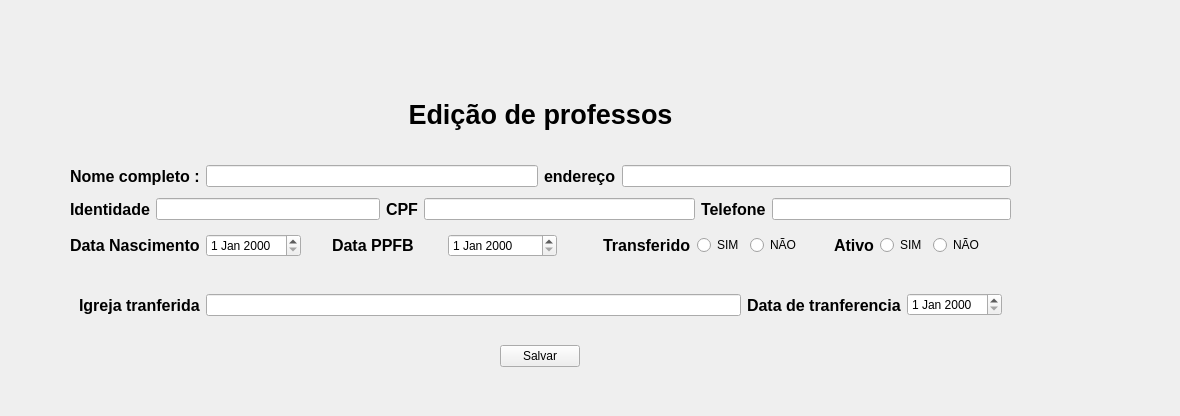
<?xml version="1.0" encoding="UTF-8"?>
<ui version="4.0">
 <class>Widget</class>
 <widget class="QWidget" name="Widget">
  <property name="geometry">
   <rect>
    <x>0</x>
    <y>0</y>
    <width>1180</width>
    <height>416</height>
   </rect>
  </property>
  <property name="windowTitle">
   <string>Widget</string>
  </property>
  <widget class="QWidget" name="layoutWidget">
   <property name="geometry">
    <rect>
     <x>70</x>
     <y>80</y>
     <width>941</width>
     <height>297</height>
    </rect>
   </property>
   <layout class="QVBoxLayout" name="layout_principal">
    <item>
     <widget class="QLabel" name="label">
      <property name="font">
       <font>
        <pointsize>20</pointsize>
        <bold>true</bold>
       </font>
      </property>
      <property name="text">
       <string>Edição de professos</string>
      </property>
      <property name="alignment">
       <set>Qt::AlignmentFlag::AlignCenter</set>
      </property>
     </widget>
    </item>
    <item>
     <spacer name="verticalSpacer_5">
      <property name="orientation">
       <enum>Qt::Orientation::Vertical</enum>
      </property>
      <property name="sizeType">
       <enum>QSizePolicy::Policy::Fixed</enum>
      </property>
      <property name="sizeHint" stdset="0">
       <size>
        <width>20</width>
        <height>10</height>
       </size>
      </property>
     </spacer>
    </item>
    <item>
     <layout class="QVBoxLayout" name="layout_cadastro_principal">
      <item>
       <layout class="QHBoxLayout" name="layout_1">
        <item>
         <layout class="QHBoxLayout" name="layout_nome">
          <item>
           <widget class="QLabel" name="titulo_nome">
            <property name="font">
             <font>
              <pointsize>12</pointsize>
              <bold>true</bold>
             </font>
            </property>
            <property name="text">
             <string>Nome completo :</string>
            </property>
           </widget>
          </item>
          <item>
           <widget class="QLineEdit" name="nome_entrada"/>
          </item>
         </layout>
        </item>
        <item>
         <layout class="QHBoxLayout" name="layout_endereco">
          <item>
           <widget class="QLabel" name="endereo_nome">
            <property name="font">
             <font>
              <pointsize>12</pointsize>
              <bold>true</bold>
             </font>
            </property>
            <property name="text">
             <string>endereço</string>
            </property>
           </widget>
          </item>
          <item>
           <widget class="QLineEdit" name="entrada_endereco"/>
          </item>
         </layout>
        </item>
       </layout>
      </item>
      <item>
       <spacer name="verticalSpacer_4">
        <property name="orientation">
         <enum>Qt::Orientation::Vertical</enum>
        </property>
        <property name="sizeType">
         <enum>QSizePolicy::Policy::Minimum</enum>
        </property>
        <property name="sizeHint" stdset="0">
         <size>
          <width>20</width>
          <height>5</height>
         </size>
        </property>
       </spacer>
      </item>
      <item>
       <layout class="QHBoxLayout" name="layout_2">
        <item>
         <layout class="QHBoxLayout" name="layoutidentidade">
          <item>
           <widget class="QLabel" name="texto_identidade">
            <property name="font">
             <font>
              <pointsize>12</pointsize>
              <bold>true</bold>
             </font>
            </property>
            <property name="text">
             <string>Identidade</string>
            </property>
           </widget>
          </item>
          <item>
           <widget class="QLineEdit" name="entrada_identidade"/>
          </item>
         </layout>
        </item>
        <item>
         <layout class="QHBoxLayout" name="layout_cpf">
          <item>
           <widget class="QLabel" name="titulo_cpf">
            <property name="font">
             <font>
              <pointsize>12</pointsize>
              <bold>true</bold>
             </font>
            </property>
            <property name="text">
             <string>CPF</string>
            </property>
           </widget>
          </item>
          <item>
           <widget class="QLineEdit" name="entrada_cpf"/>
          </item>
         </layout>
        </item>
        <item>
         <layout class="QHBoxLayout" name="horizontalLayout">
          <item>
           <widget class="QLabel" name="titulo_telefone">
            <property name="font">
             <font>
              <pointsize>12</pointsize>
              <bold>true</bold>
             </font>
            </property>
            <property name="text">
             <string>Telefone</string>
            </property>
           </widget>
          </item>
          <item>
           <widget class="QLineEdit" name="entrada_telefone"/>
          </item>
         </layout>
        </item>
       </layout>
      </item>
      <item>
       <spacer name="verticalSpacer_3">
        <property name="orientation">
         <enum>Qt::Orientation::Vertical</enum>
        </property>
        <property name="sizeType">
         <enum>QSizePolicy::Policy::Minimum</enum>
        </property>
        <property name="sizeHint" stdset="0">
         <size>
          <width>20</width>
          <height>8</height>
         </size>
        </property>
       </spacer>
      </item>
      <item>
       <layout class="QHBoxLayout" name="layout_3">
        <item>
         <layout class="QHBoxLayout" name="layout_nascimento">
          <item>
           <widget class="QLabel" name="texto_data_nascimento">
            <property name="font">
             <font>
              <pointsize>12</pointsize>
              <bold>true</bold>
             </font>
            </property>
            <property name="text">
             <string>Data Nascimento</string>
            </property>
           </widget>
          </item>
          <item>
           <widget class="QDateEdit" name="entrada_data_nascimento"/>
          </item>
         </layout>
        </item>
        <item>
         <spacer name="horizontalSpacer_2">
          <property name="orientation">
           <enum>Qt::Orientation::Horizontal</enum>
          </property>
          <property name="sizeType">
           <enum>QSizePolicy::Policy::Minimum</enum>
          </property>
          <property name="sizeHint" stdset="0">
           <size>
            <width>25</width>
            <height>20</height>
           </size>
          </property>
         </spacer>
        </item>
        <item>
         <layout class="QHBoxLayout" name="layout_data_ppfb">
          <item>
           <widget class="QLabel" name="texto_data_ppfb">
            <property name="font">
             <font>
              <pointsize>12</pointsize>
              <bold>true</bold>
             </font>
            </property>
            <property name="text">
             <string>Data PPFB</string>
            </property>
           </widget>
          </item>
          <item>
           <widget class="QDateEdit" name="entrada_data_ppfb"/>
          </item>
         </layout>
        </item>
        <item>
         <spacer name="horizontalSpacer_3">
          <property name="orientation">
           <enum>Qt::Orientation::Horizontal</enum>
          </property>
          <property name="sizeType">
           <enum>QSizePolicy::Policy::Minimum</enum>
          </property>
          <property name="sizeHint" stdset="0">
           <size>
            <width>40</width>
            <height>20</height>
           </size>
          </property>
         </spacer>
        </item>
        <item>
         <layout class="QHBoxLayout" name="layout_transferido">
          <item>
           <widget class="QLabel" name="titulo_trasferido">
            <property name="font">
             <font>
              <pointsize>12</pointsize>
              <bold>true</bold>
             </font>
            </property>
            <property name="text">
             <string>Transferido</string>
            </property>
           </widget>
          </item>
          <item>
           <widget class="QRadioButton" name="transferido_sim">
            <property name="enabled">
             <bool>true</bool>
            </property>
            <property name="text">
             <string>SIM</string>
            </property>
           </widget>
          </item>
          <item>
           <widget class="QRadioButton" name="transferido_nao">
            <property name="enabled">
             <bool>true</bool>
            </property>
            <property name="text">
             <string>NÃO</string>
            </property>
           </widget>
          </item>
          <item>
           <layout class="QHBoxLayout" name="layout_transferido_2">
            <item>
             <spacer name="horizontalSpacer_4">
              <property name="orientation">
               <enum>Qt::Orientation::Horizontal</enum>
              </property>
              <property name="sizeType">
               <enum>QSizePolicy::Policy::Minimum</enum>
              </property>
              <property name="sizeHint" stdset="0">
               <size>
                <width>27</width>
                <height>20</height>
               </size>
              </property>
             </spacer>
            </item>
            <item>
             <widget class="QLabel" name="titulo_ativo">
              <property name="font">
               <font>
                <pointsize>12</pointsize>
                <bold>true</bold>
               </font>
              </property>
              <property name="text">
               <string>Ativo</string>
              </property>
             </widget>
            </item>
            <item>
             <widget class="QRadioButton" name="ativo_sim">
              <property name="text">
               <string>SIM</string>
              </property>
             </widget>
            </item>
            <item>
             <widget class="QRadioButton" name="ativo_nao">
              <property name="text">
               <string>NÃO</string>
              </property>
             </widget>
            </item>
           </layout>
          </item>
         </layout>
        </item>
        <item>
         <spacer name="horizontalSpacer_5">
          <property name="orientation">
           <enum>Qt::Orientation::Horizontal</enum>
          </property>
          <property name="sizeType">
           <enum>QSizePolicy::Policy::Minimum</enum>
          </property>
          <property name="sizeHint" stdset="0">
           <size>
            <width>27</width>
            <height>20</height>
           </size>
          </property>
         </spacer>
        </item>
       </layout>
      </item>
     </layout>
    </item>
    <item>
     <spacer name="verticalSpacer_2">
      <property name="orientation">
       <enum>Qt::Orientation::Vertical</enum>
      </property>
      <property name="sizeType">
       <enum>QSizePolicy::Policy::Fixed</enum>
      </property>
      <property name="sizeHint" stdset="0">
       <size>
        <width>20</width>
        <height>8</height>
       </size>
      </property>
     </spacer>
    </item>
    <item>
     <widget class="QWidget" name="widget_igreja_traferida" native="true">
      <layout class="QHBoxLayout" name="layout_greja_trans_4">
       <item>
        <layout class="QHBoxLayout" name="horizontalLayout_3">
         <item>
          <widget class="QLabel" name="titulo_igreja_transferida">
           <property name="font">
            <font>
             <pointsize>12</pointsize>
             <bold>true</bold>
            </font>
           </property>
           <property name="text">
            <string>Igreja tranferida</string>
           </property>
          </widget>
         </item>
         <item>
          <widget class="QLineEdit" name="entrada_igreja_transferida"/>
         </item>
        </layout>
       </item>
       <item>
        <layout class="QHBoxLayout" name="horizontalLayout_4">
         <item>
          <widget class="QLabel" name="titulo_tranferida">
           <property name="font">
            <font>
             <pointsize>12</pointsize>
             <bold>true</bold>
            </font>
           </property>
           <property name="text">
            <string>Data de tranferencia</string>
           </property>
          </widget>
         </item>
         <item>
          <widget class="QDateEdit" name="entrada_data_transferida"/>
         </item>
        </layout>
       </item>
      </layout>
     </widget>
    </item>
    <item>
     <layout class="QHBoxLayout" name="layout_botao_cadastrar">
      <property name="spacing">
       <number>0</number>
      </property>
      <property name="sizeConstraint">
       <enum>QLayout::SizeConstraint::SetNoConstraint</enum>
      </property>
      <item>
       <widget class="QPushButton" name="salvar">
        <property name="sizePolicy">
         <sizepolicy hsizetype="Fixed" vsizetype="Fixed">
          <horstretch>0</horstretch>
          <verstretch>0</verstretch>
         </sizepolicy>
        </property>
        <property name="text">
         <string>Salvar</string>
        </property>
       </widget>
      </item>
     </layout>
    </item>
    <item>
     <spacer name="verticalSpacer_6">
      <property name="orientation">
       <enum>Qt::Orientation::Vertical</enum>
      </property>
      <property name="sizeType">
       <enum>QSizePolicy::Policy::Fixed</enum>
      </property>
      <property name="sizeHint" stdset="0">
       <size>
        <width>45</width>
        <height>10</height>
       </size>
      </property>
     </spacer>
    </item>
   </layout>
  </widget>
 </widget>
 <resources/>
 <connections/>
</ui>
